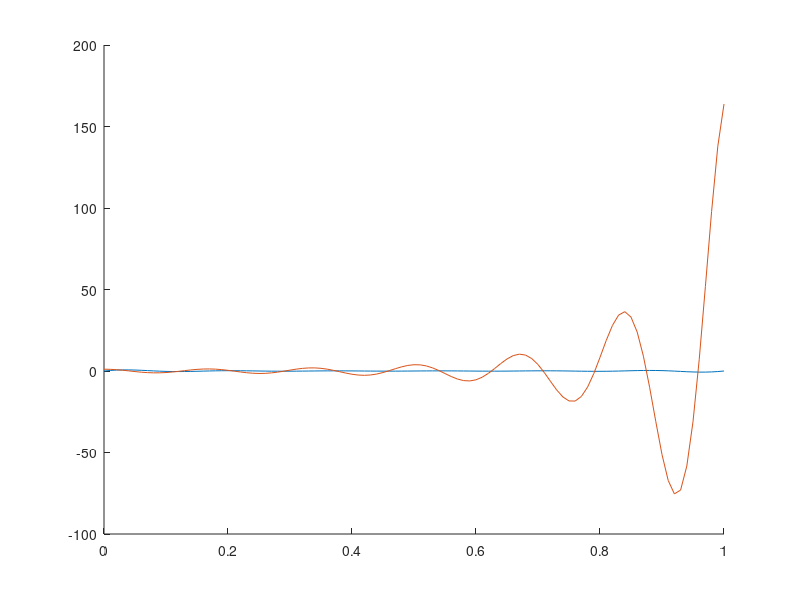

Here is the MATLAB script that generated this plot:
x = 0:0.01:1;
y = exp(10*x.*(x-1)).*sin(12*pi*x);
z = 3 * exp(5 * x .^ 2 - 1) .* cos(12*pi*x);
hold on;
plot(x,y);
plot(x,z);